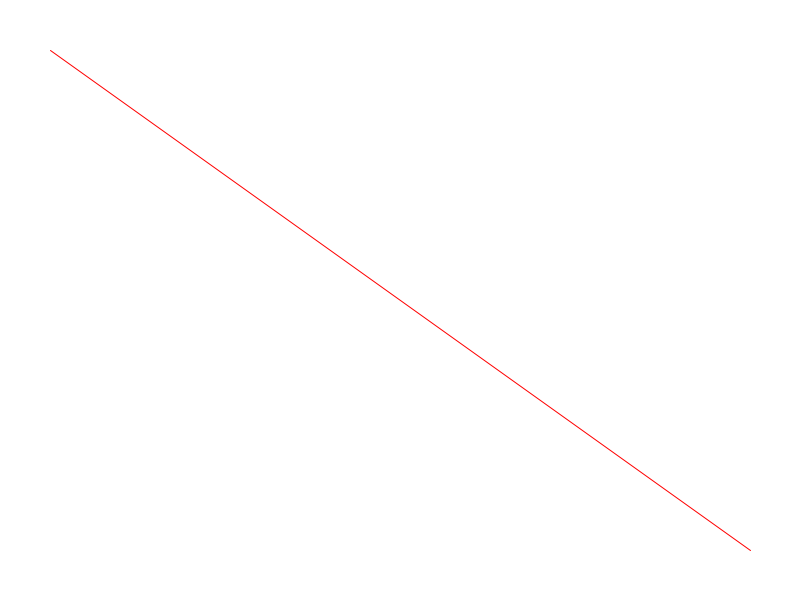
Frame 1 (no input)
Frame 60 (the mouse pressed at the canvas centre just before this capture): identical to frame 1, image omitted
Frame 120 (the mouse held since frame 60 and released just before this capture): identical to frame 1, image omitted

The Processing sketch that drew this single still picture (run headless with seeded random() and noise(); from frame 60 on, the mouse is pressed at the canvas centre):

// Processing sketch: sketch_02_variables
// ── sketch_02_variables.pde
float x1 = 50;
float y1 = 50;
float x2 = 100;
float y2 = 100;
color bg_color;
color line_color;

void setup()
{
  // set the size of the window
  size( 800, 600 );
  // tell Processing to make our lines look nicer
  smooth();
  // tell Processing to use an artist-friendlier color mode
  colorMode( HSB, 1.0 );
  // assign useful values to our variables
  line_color = color( 0.0, 1.0, 1.0 );
  bg_color = color( 0.0, 0.0, 1.0 );
  x2 = width - 50;
  y2 = height - 50;
}

void draw()
{
  // fill the screen with a color
  background( bg_color );
  stroke( line_color );
  // draw a line between x1, y1 and x2, y2
  line( x1, y1, x2, y2 );
}
